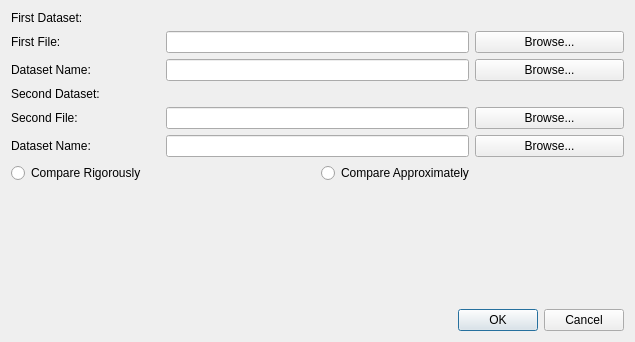
<?xml version="1.0" encoding="UTF-8"?>
<ui version="4.0">
 <class>CctwqtSetupCompareDialog</class>
 <widget class="QDialog" name="CctwqtSetupCompareDialog">
  <property name="geometry">
   <rect>
    <x>0</x>
    <y>0</y>
    <width>635</width>
    <height>342</height>
   </rect>
  </property>
  <property name="windowTitle">
   <string>Compare two HDF5 datasets...</string>
  </property>
  <layout class="QGridLayout" name="gridLayout">
   <item row="0" column="0">
    <widget class="QLabel" name="label">
     <property name="text">
      <string>First Dataset:</string>
     </property>
    </widget>
   </item>
   <item row="1" column="0">
    <widget class="QLabel" name="label_2">
     <property name="text">
      <string>First File:</string>
     </property>
    </widget>
   </item>
   <item row="1" column="1" colspan="2">
    <widget class="QLineEdit" name="m_FileName1"/>
   </item>
   <item row="1" column="3">
    <widget class="QPushButton" name="m_BrowseFile1">
     <property name="text">
      <string>Browse...</string>
     </property>
    </widget>
   </item>
   <item row="2" column="0">
    <widget class="QLabel" name="label_3">
     <property name="text">
      <string>Dataset Name:</string>
     </property>
    </widget>
   </item>
   <item row="2" column="1" colspan="2">
    <widget class="QLineEdit" name="m_DatasetName1"/>
   </item>
   <item row="2" column="3">
    <widget class="QPushButton" name="m_BrowseDataset1">
     <property name="text">
      <string>Browse...</string>
     </property>
    </widget>
   </item>
   <item row="3" column="0">
    <widget class="QLabel" name="label_4">
     <property name="text">
      <string>Second Dataset:</string>
     </property>
    </widget>
   </item>
   <item row="4" column="0">
    <widget class="QLabel" name="label_5">
     <property name="text">
      <string>Second File:</string>
     </property>
    </widget>
   </item>
   <item row="4" column="1" colspan="2">
    <widget class="QLineEdit" name="m_FileName2"/>
   </item>
   <item row="4" column="3">
    <widget class="QPushButton" name="m_BrowseFile2">
     <property name="text">
      <string>Browse...</string>
     </property>
    </widget>
   </item>
   <item row="5" column="0">
    <widget class="QLabel" name="label_6">
     <property name="text">
      <string>Dataset Name:</string>
     </property>
    </widget>
   </item>
   <item row="5" column="1" colspan="2">
    <widget class="QLineEdit" name="m_DatasetName2"/>
   </item>
   <item row="5" column="3">
    <widget class="QPushButton" name="m_BrowseDataset2">
     <property name="text">
      <string>Browse...</string>
     </property>
    </widget>
   </item>
   <item row="6" column="0" colspan="2">
    <widget class="QRadioButton" name="m_CompareRigorously">
     <property name="text">
      <string>Compare Rigorously</string>
     </property>
    </widget>
   </item>
   <item row="6" column="2" colspan="2">
    <widget class="QRadioButton" name="m_CompareApproximately">
     <property name="text">
      <string>Compare Approximately</string>
     </property>
    </widget>
   </item>
   <item row="7" column="0" colspan="4">
    <spacer name="verticalSpacer">
     <property name="orientation">
      <enum>Qt::Vertical</enum>
     </property>
     <property name="sizeHint" stdset="0">
      <size>
       <width>608</width>
       <height>51</height>
      </size>
     </property>
    </spacer>
   </item>
   <item row="8" column="0" colspan="4">
    <widget class="QDialogButtonBox" name="buttonBox">
     <property name="orientation">
      <enum>Qt::Horizontal</enum>
     </property>
     <property name="standardButtons">
      <set>QDialogButtonBox::Cancel|QDialogButtonBox::Ok</set>
     </property>
    </widget>
   </item>
  </layout>
 </widget>
 <resources/>
 <connections>
  <connection>
   <sender>buttonBox</sender>
   <signal>accepted()</signal>
   <receiver>CctwqtSetupCompareDialog</receiver>
   <slot>accept()</slot>
   <hints>
    <hint type="sourcelabel">
     <x>248</x>
     <y>254</y>
    </hint>
    <hint type="destinationlabel">
     <x>157</x>
     <y>274</y>
    </hint>
   </hints>
  </connection>
  <connection>
   <sender>buttonBox</sender>
   <signal>rejected()</signal>
   <receiver>CctwqtSetupCompareDialog</receiver>
   <slot>reject()</slot>
   <hints>
    <hint type="sourcelabel">
     <x>316</x>
     <y>260</y>
    </hint>
    <hint type="destinationlabel">
     <x>286</x>
     <y>274</y>
    </hint>
   </hints>
  </connection>
 </connections>
</ui>
